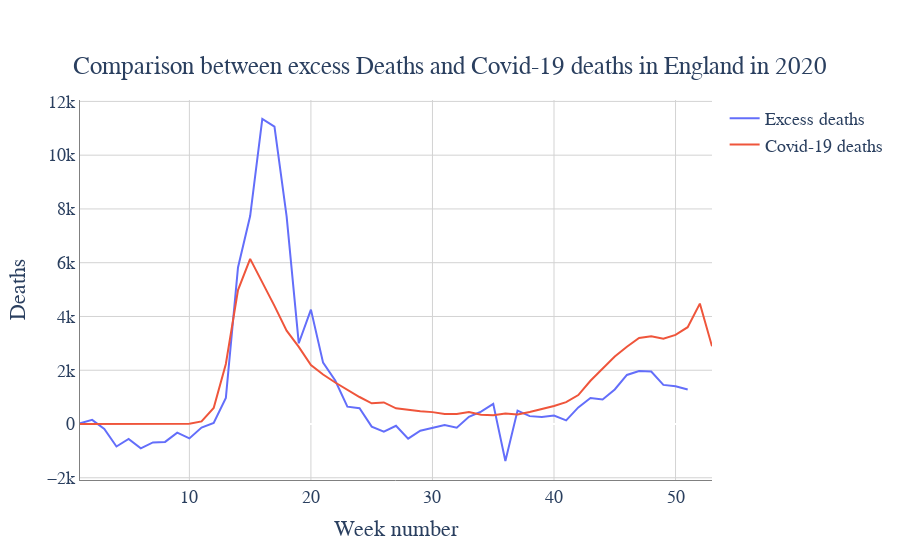

Here is the notebook cell this chart was saved with:
### Code cell
trace0= go.Scatter(
x=eng_excess['Week_Number'],
y=eng_excess['Excess_2020_from_avg'],
mode='lines',
name='Excess deaths'
)
trace1=go.Scatter(
x=en_2020_gp['Week_number'],
y=en_2020_gp['weekly_deaths'],
mode='lines',
name='Covid-19 deaths')
data=[trace0, trace1]
layout=go.Layout(title={'text': 'Comparison between excess Deaths and Covid-19 deaths in England in 2020','y':0.9,'x':0.5,'xanchor': 'center',
        'yanchor': 'top'},
                 xaxis_title='Week number',
                yaxis_title='Deaths',
                font=dict(
        family="Helvetica",
        size=18,
        #color="blue"
                ),
        plot_bgcolor='rgb(255,255,255)',
                 )
fig=go.Figure(data=data, layout=layout)
fig.update_xaxes(showline=True, linewidth=1, linecolor='grey', gridcolor='lightgrey')
fig.update_yaxes(showline=True, linewidth=1, linecolor='grey', gridcolor='lightgrey')
iplot(fig)

### Figure 1 — Plotly figure (JSON) as saved in the notebook; plotly's stock layout.template omitted (floating-point values rounded to 4 significant figures)
{"data": [{"mode": "lines", "name": "Excess deaths", "type": "scatter", "x": [1, 2, 3, 4, 5, 6, 7, 8, 9, 10, 11, 12, 13, 14, 15, 16, 17, 18, 19, 20, 21, 22, 23, 24, 25, 26, 27, 28, 29, 30, 31, 32, 33, 34, 35, 36, 37, 38, 39, 40, 41, 42, 43, 44, 45, 46, 47, 48, 49, 50, 51], "y": [23.8, 154, -181.4, -837.2, -556.2, -905.4, -686.4, -666, -322, -536.6, -131.2, 37.2, 969, 5822, 7737, 11350.0, 11070.0, 7727.0, 3003.0, 4254.0, 2282.0, 1618.0, 644.4, 588.2, -95.8, -282.6, -66, -546.8, -249.2, -137.4, -35.2, -137.8, 268.4, 460.6, 748.8, -1376.0, 499.2, 292.6, 258.6, 313.4, 135.8, 616.8, 964.8, 912.2, 1283.0, 1825.0, 1971.0, 1955.0, 1455.0, 1401.0, 1281.0]}, {"mode": "lines", "name": "Covid-19 deaths", "type": "scatter", "x": [1, 2, 3, 4, 5, 6, 7, 8, 9, 10, 11, 12, 13, 14, 15, 16, 17, 18, 19, 20, 21, 22, 23, 24, 25, 26, 27, 28, 29, 30, 31, 32, 33, 34, 35, 36, 37, 38, 39, 40, 41, 42, 43, 44, 45, 46, 47, 48, 49, 50, 51, 52, 53], "y": [0, 0, 0, 0, 0, 0, 0, 0, 0, 9, 96, 599, 2231, 4982, 6142, 5273, 4393, 3474, 2869, 2193, 1841, 1544, 1270, 1004, 770, 801, 582, 520, 479, 442, 376, 373, 445, 341, 327, 392, 352, 449, 545, 669, 813, 1077, 1607, 2062, 2509, 2875, 3199, 3266, 3169, 3314, 3601, 4479, 2889]}], "layout": {"autosize": true, "font": {"family": "Helvetica", "size": 18}, "hovermode": "x", "plot_bgcolor": "rgb(255,255,255)", "title": {"text": "Comparison between excess Deaths and Covid-19 deaths in England in 2020", "x": 0.5, "xanchor": "center", "y": 0.9, "yanchor": "top"}, "xaxis": {"autorange": true, "gridcolor": "lightgrey", "linecolor": "grey", "linewidth": 1, "range": [1, 53], "showline": true, "title": {"text": "Week number"}, "type": "linear"}, "yaxis": {"autorange": true, "gridcolor": "lightgrey", "linecolor": "grey", "linewidth": 1, "range": [-2083.0, 12050.0], "showline": true, "title": {"text": "Deaths"}, "type": "linear"}}}
